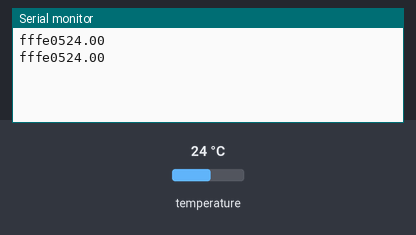
Simulated run of this sketch. Board: Arduino Uno, built with avr-gcc and run on an emulated ATmega328P. On the bench: the last lines printed to the serial monitor. The inputs (shaded band) are chosen by the test bench; at power-on: temperature 24 °C.

Above: at 2.4 s.
2.5 s: temperature set to 12 °C
At 3.2 s:
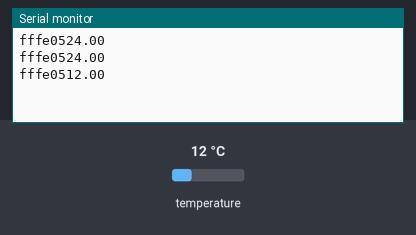
4.0 s: temperature set to 19 °C
At 4.9 s:
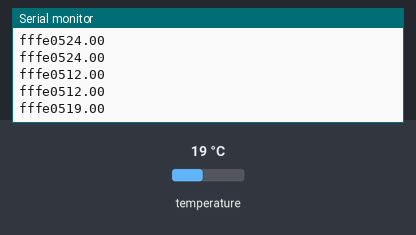
Timing chart, 0 to 7.0 s (numbered marks = the images above; inputs shaded):
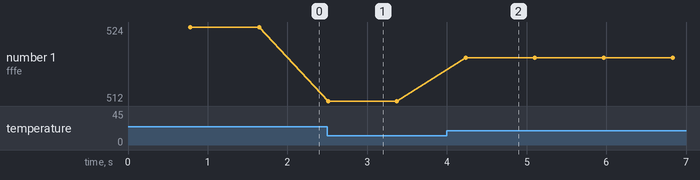

The sketch:

temperaturaDS18B20Javino.ino
```cpp
// bibliotecas necessárias
#include <OneWire.h>
#include <DallasTemperature.h>

#include <Javino.h>

Javino j;

// pino de dados ligado ao arduino
#define ONE_WIRE_BUS A1

// Setup a oneWire instance to communicate with any OneWire devices (not just Maxim/Dallas temperature ICs)
OneWire oneWire(ONE_WIRE_BUS);

// Pass our oneWire reference to Dallas Temperature.
DallasTemperature sensors(&oneWire);


void setup(void)
{
  // inicia a comunicação serial
  Serial.begin(9600);
  //Serial.println("Temperatura com DS18B20");

  // inicia a biblioteca
  sensors.begin();
}


void loop(void)
{
  sensors.requestTemperatures(); // Send the command to get temperatures

  // envia a temperatura para o Java
  j.sendmsg(String(sensors.getTempCByIndex(0)));

  delay(100);
}
```

Measured:
- after the input at 2.5 s, the serial monitor: prints a new line at once (image 1)
- after the input at 4.0 s, the serial monitor: prints a new line after 0.24 s (image 2)
- plotted number 1: 524 → 512 after the input at 2.5 s, 512 → 519 after the input at 4.0 s
